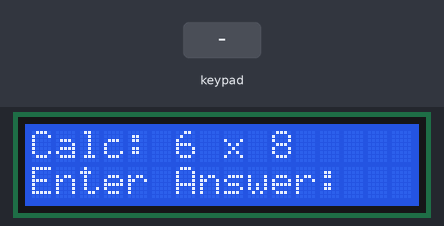
This sketch was run on a simulated Arduino Uno, built with avr-gcc and run on an emulated ATmega328P. Shown: 16×2 character LCD. The test bench sets the inputs (shaded band). Random numbers use the default seed unless the sketch sets one.

Above: at 1.2 s.
1.3 s: keypad keys 2 3 4 5 # pressed 0.4 s apart
At 4.3 s:
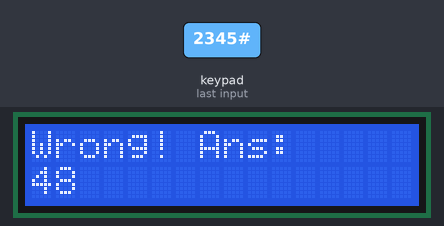
4.8 s: key '1' pressed
At 5.7 s:
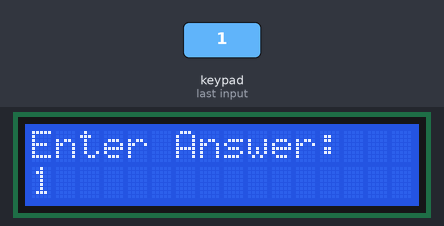
6.4 s: key '2' pressed
At 7.2 s:
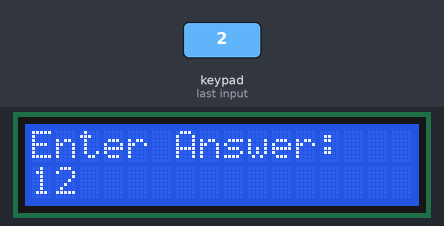
7.9 s: keypad keys 2 3 4 5 pressed 0.4 s apart
At 10.4 s:
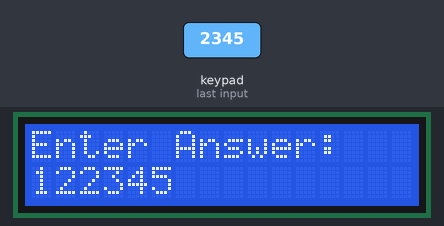
Timing chart, 0 to 11.9 s (numbered marks = the images above; inputs shaded):
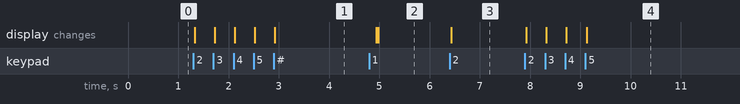

The sketch:

keypad.ino
```cpp
#include <Wire.h>
#include <LiquidCrystal_I2C.h>
#include <Keypad.h>

// LCD setup via I2C (make sure the address 0x27 is correct for your unit, or change it to 0x3F if necessary)
LiquidCrystal_I2C lcd(0x27, 16, 2);  // 16x2 LCD

// 4x4 keypad setup
const byte ROWS = 4;  // 4 rows
const byte COLS = 4;  // 4 columns

// Key layout on the keypad
char keys[ROWS][COLS] = {
  {'1', '2', '3', 'A'},
  {'4', '5', '6', 'B'},
  {'7', '8', '9', 'C'},
  {'*', '0', '#', 'D'}
};

// Row pins connected to D2–D5
byte rowPins[ROWS] = {2, 3, 4, 5};

// Column pins connected to D6–D9
byte colPins[COLS] = {6, 7, 8, 9};

// Create a Keypad object using the library
Keypad keypad = Keypad(makeKeymap(keys), rowPins, colPins, ROWS, COLS);

// Game variables
int operand1, operand2, correctAnswer;
String userInput = "";

void setup() {
  // Initialize the LCD and turn on the backlight
  lcd.init();
  lcd.backlight();

  // Initialize the random number generator
  randomSeed(analogRead(0));

  // Generate the first question
  generateQuestion();
}

void loop() {
  char key = keypad.getKey();
  if (key) {
    // If '#' key is pressed, consider the input complete and check the answer
    if (key == '#') {
      int answer = userInput.toInt();
      lcd.clear();
      if (answer == correctAnswer) {
        lcd.print("Correct Answer!");
      } else {
        lcd.print("Wrong! Ans:");
        lcd.setCursor(0, 1);
        lcd.print(correctAnswer);
      }
      delay(2000);  // Delay to show the result for two seconds
      userInput = "";
      generateQuestion();
    }
    // If '*' key is pressed, clear the current input
    else if (key == '*') {
      userInput = "";
      lcd.clear();
      lcd.print("Enter Answer:");
    }
    // If a digit key is pressed, add it to the input string
    else if (isDigit(key)) {
      userInput += key;
      lcd.clear();
      lcd.print("Enter Answer:");
      lcd.setCursor(0, 1);
      lcd.print(userInput);
    }
    // You can add additional functions for keys A, B, C, D if needed
  }
}

// Function to generate a new multiplication question and display it on the LCD
void generateQuestion() {
  // Generate two random numbers from 1 to 9
  operand1 = random(1, 10);
  operand2 = random(1, 10);
  correctAnswer = operand1 * operand2;

  lcd.clear();
  lcd.print("Calc: ");
  lcd.print(operand1);
  lcd.print(" x ");
  lcd.print(operand2);

  // Display a message on the second row encouraging the user to enter the answer
  lcd.setCursor(0, 1);
  lcd.print("Enter Answer:");
}
```

Measured:
- after the input at 1.3 s, the display: first changes at once (image 1 shows a later state)
- after the input at 6.4 s, the display: changes at once (image 3)
- after the input at 7.9 s, the display: first changes at once (image 4 shows a later state)
